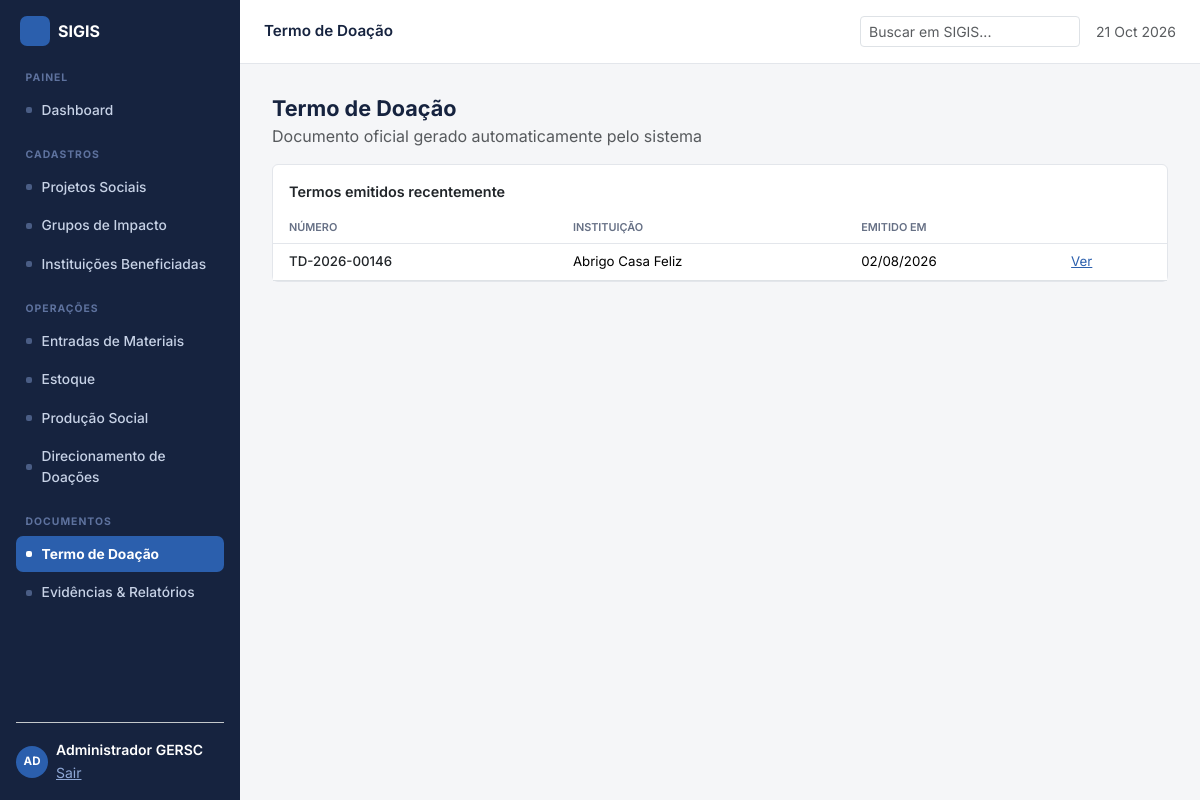
The app's page /termo.php (signed in), older data.
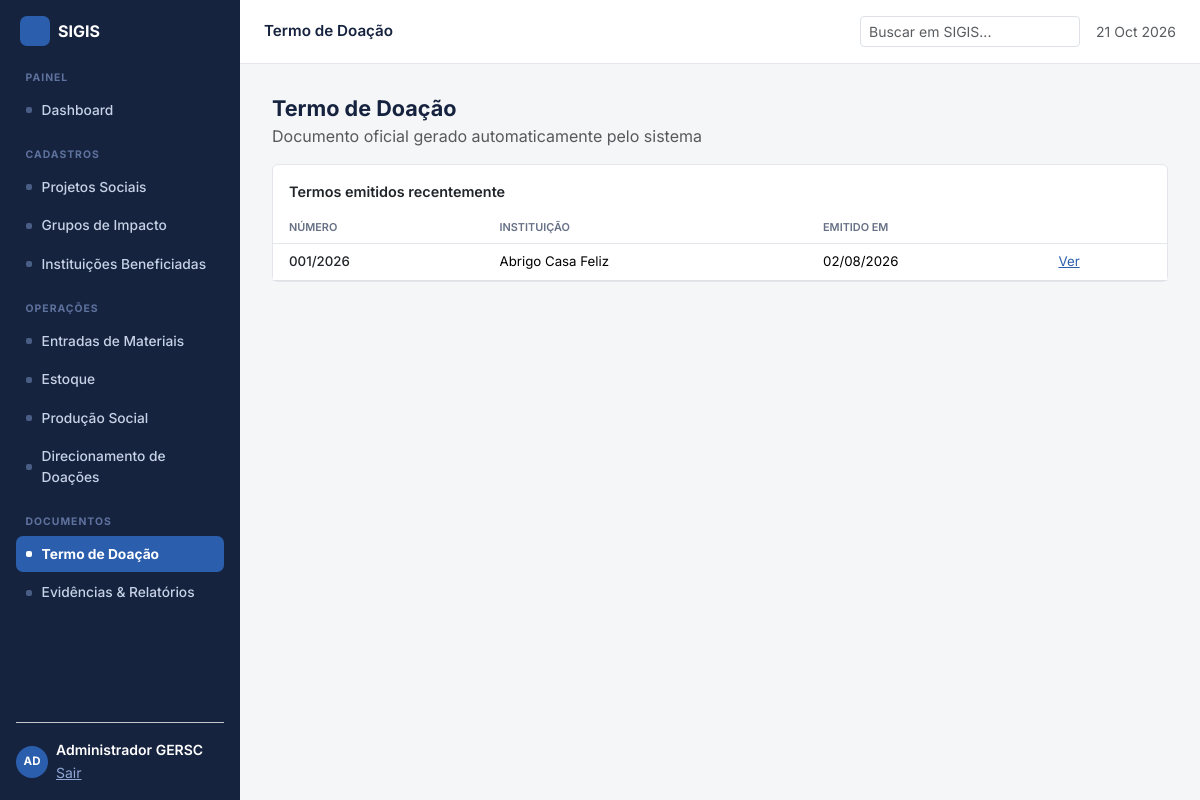
The same page, newer data.
### tables this page shows
CREATE TABLE termos (
  id INT AUTO_INCREMENT PRIMARY KEY,
  doacao_id INT NOT NULL UNIQUE,
  numero VARCHAR(30) NOT NULL UNIQUE,
  emitido_em DATE NOT NULL,
  FOREIGN KEY (doacao_id) REFERENCES doacoes(id)
);

CREATE TABLE instituicoes (
  id INT AUTO_INCREMENT PRIMARY KEY,
  nome VARCHAR(150) NOT NULL,
  cnpj VARCHAR(20) NOT NULL,
  bairro VARCHAR(100),
  responsavel VARCHAR(150),
  tipo VARCHAR(100),
  acolhimento TINYINT(1) NOT NULL DEFAULT 0
);

### includes/functions.php (called while the page is built, shortened)
<?php
function e($s) {
    return htmlspecialchars((string)$s, ENT_QUOTES, 'UTF-8');
}

### termo.php (the view, shortened to what this page needs)
<?php
require_once __DIR__ . '/includes/bootstrap.php';
$termosTodos = $pdo->query('SELECT t.id, t.numero, t.emitido_em, i.nome as instituicao_nome FROM termos t JOIN doacoes d ON d.id = t.doacao_id JOIN instituicoes i ON i.id = d.instituicao_id ORDER BY t.id DESC LIMIT 10')->fetchAll();
require __DIR__ . '/includes/layout_top.php';
?>
<div class="d-flex justify-content-between align-items-start mb-3 no-print">
  <div>
    <div class="fw-bold" style="font-size:1.35rem">Termo de Doação</div>
    <div class="text-muted">Documento oficial gerado automaticamente pelo sistema</div>
  </div>
</div>
<div class="card no-print">
  <div class="p-3 pb-2 fw-semibold" style="font-size:.9rem">Termos emitidos recentemente</div>
  <div class="table-responsive">
    <table class="table table-sigis mb-0">
      <thead><tr><th class="ps-3">Número</th><th>Instituição</th><th>Emitido em</th><th class="pe-3"></th></tr></thead>
      <tbody>
        <?php foreach ($termosTodos as $t) { ?>
          <tr>
            <td class="ps-3 fw-medium text-dark"><?php echo e($t['numero']); ?></td>
            <td><?php echo e($t['instituicao_nome']); ?></td>
            <td><?php echo e(date('d/m/Y', strtotime($t['emitido_em']))); ?></td>
            <td class="pe-3"><a href="termo.php?id=<?php echo $t['id']; ?>" target="_blank" rel="noopener">Ver</a></td>
          </tr>
        <?php } ?>
      </tbody>
    </table>
  </div>
</div>
<?php require __DIR__ . '/includes/layout_bottom.php'; ?>

Row changes from the older to the newer data that the page shows:
changed termos "Abrigo Casa Feliz": numero "TD-2026-00146" → "001/2026"
